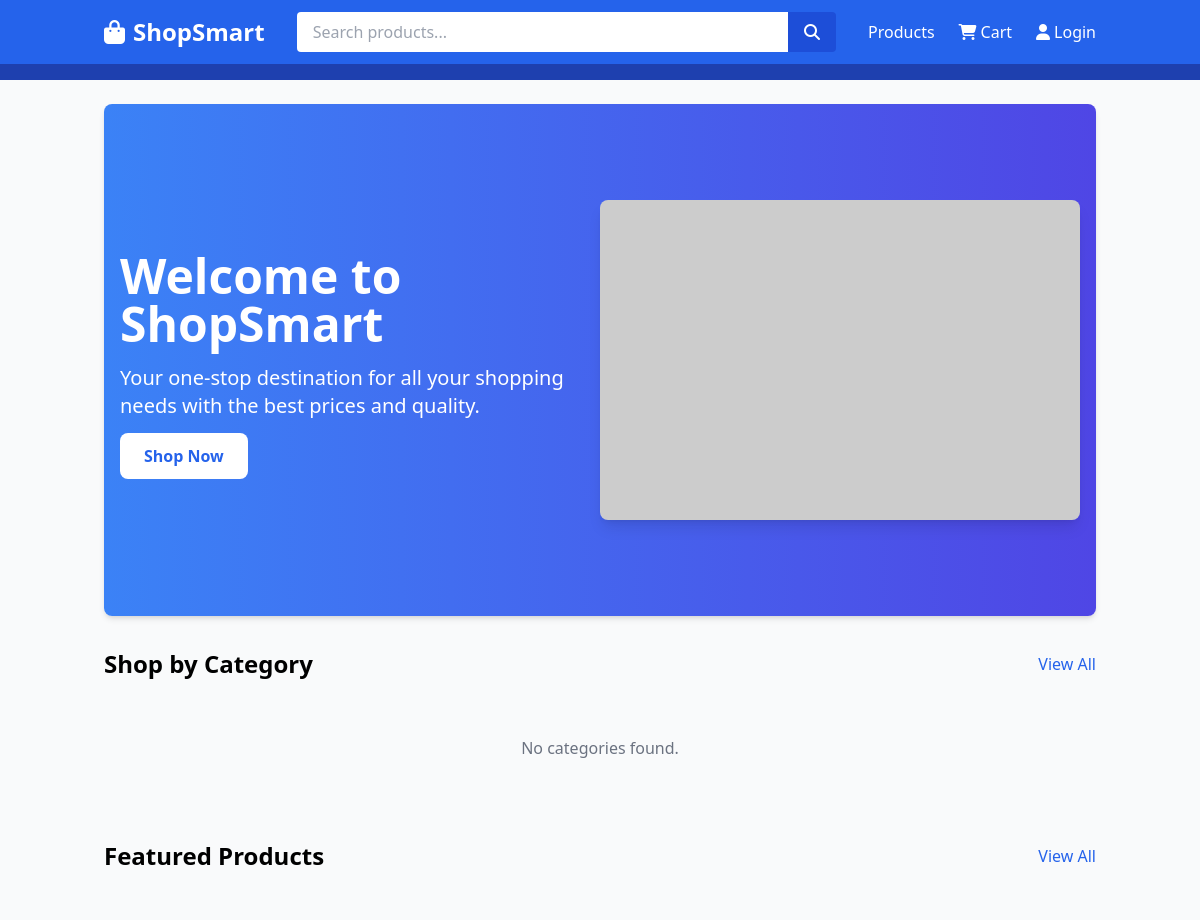
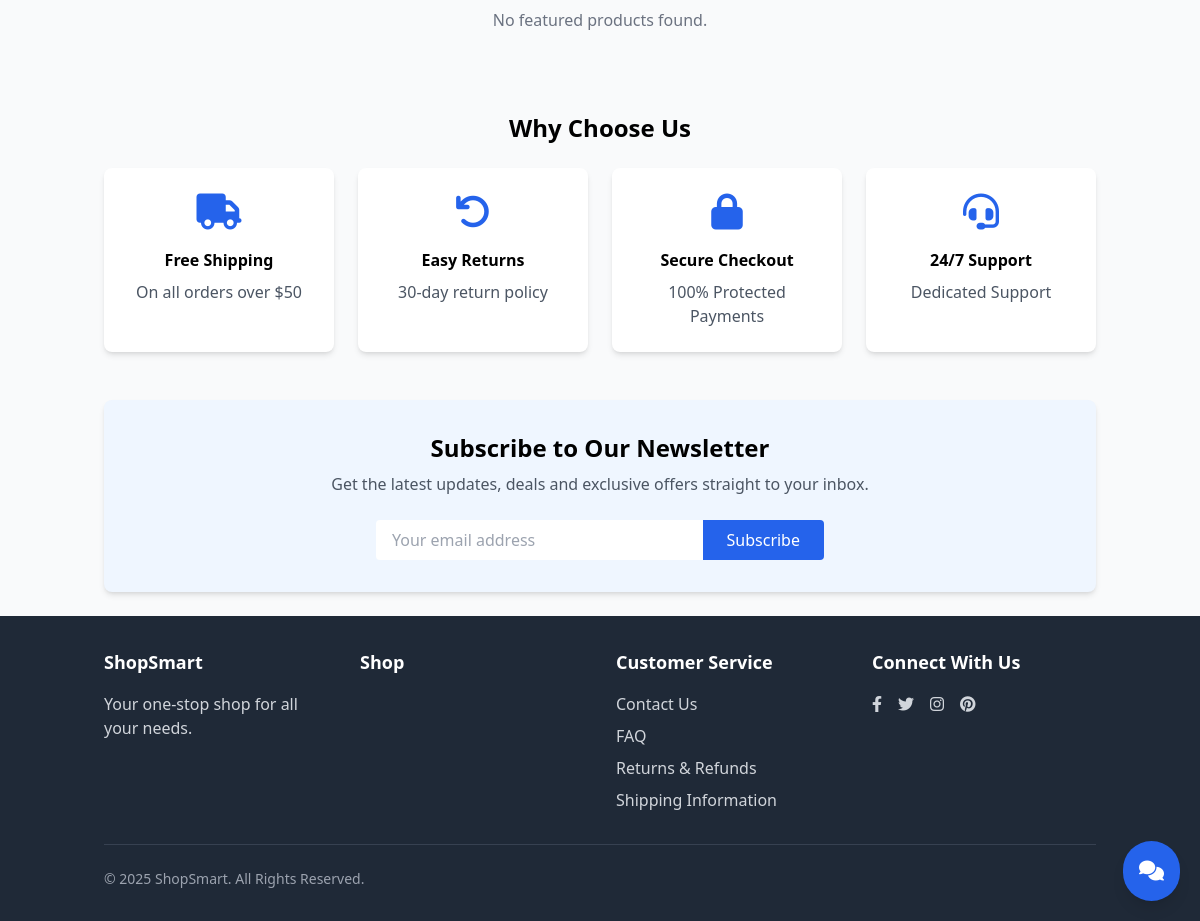
Page /shop/ on the earlier database version (2 pictures, top to bottom).
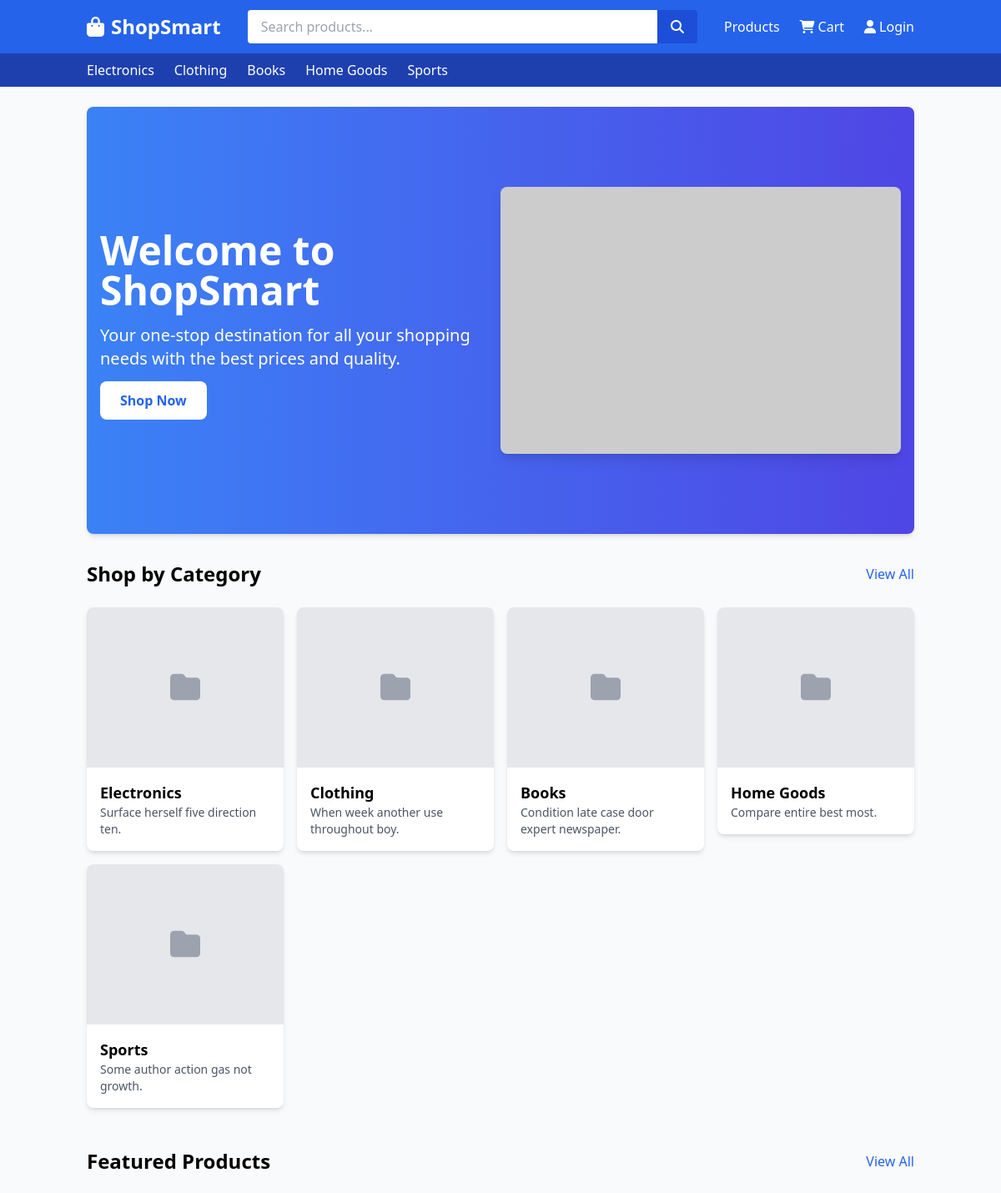
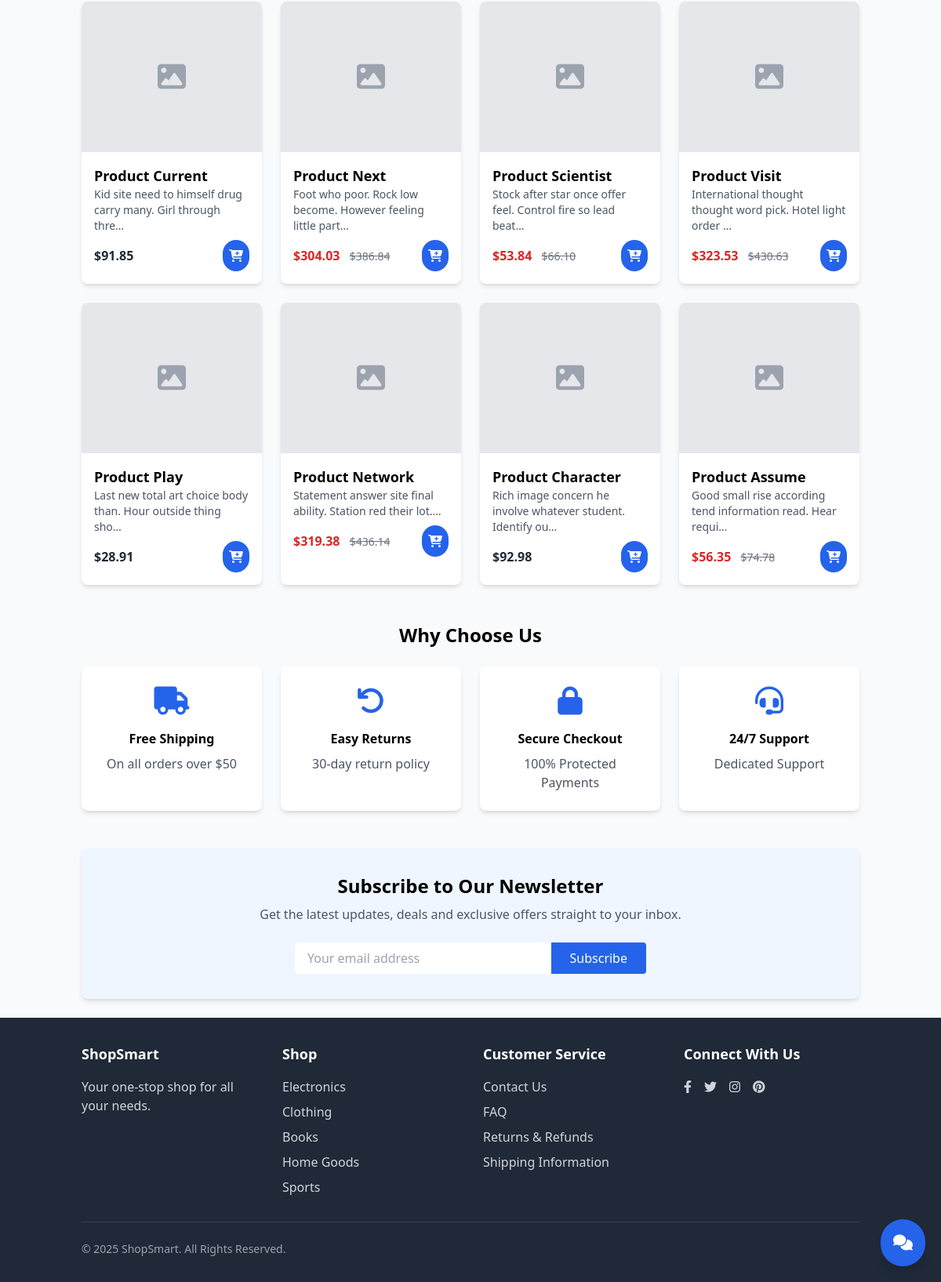
Same page on the later database version (2 pictures, top to bottom).
### ecommerce/models.py (models this page shows, shortened)
class Category(models.Model):
    name = models.CharField(max_length=100)
    slug = models.SlugField(unique=True, blank=True)
    description = models.TextField(blank=True)
    image = models.ImageField(upload_to='categories/', blank=True, null=True)
    is_active = models.BooleanField(default=True)
    created_at = models.DateTimeField(auto_now_add=True)
    updated_at = models.DateTimeField(auto_now=True)
    class Meta:
        verbose_name_plural = 'Categories'

class Product(models.Model):
    category = models.ForeignKey(Category, on_delete=models.CASCADE, related_name='products')
    name = models.CharField(max_length=255)
    slug = models.SlugField(unique=True, blank=True)
    description = models.TextField()
    price = models.DecimalField(max_digits=10, decimal_places=2)
    sale_price = models.DecimalField(max_digits=10, decimal_places=2, null=True, blank=True)
    sku = models.CharField(max_length=50, unique=True)
    image = models.ImageField(upload_to='products/', blank=True, null=True)
    stock = models.PositiveIntegerField(default=0)
    is_active = models.BooleanField(default=True)
    is_featured = models.BooleanField(default=False)
    created_at = models.DateTimeField(auto_now_add=True)
    updated_at = models.DateTimeField(auto_now=True)

### ecommerce/views.py (the view)
# urls.py: 2. Add a URL to urlpatterns:  path('', views.home, name='home')
def home(request):
    featured_products = Product.objects.filter(is_active=True, is_featured=True)[:8]
    categories = Category.objects.filter(is_active=True)
    context = {
        'featured_products': featured_products,
        'categories': categories,
    }
    return render(request, 'ecommerce/home.html', context)

### ecommerce/templates/ecommerce/home.html (shortened to what this page needs)
{% extends 'ecommerce/base.html' %}
{% block content %}
    <div class="bg-gradient-to-r from-blue-500 to-indigo-600 text-white rounded-lg shadow-md mb-8">
        <div class="container mx-auto px-4 py-16 md:py-24 flex flex-col md:flex-row items-center">
            <div class="md:w-1/2 mb-8 md:mb-0">
                <h1 class="text-4xl md:text-5xl font-bold mb-4">Welcome to ShopSmart</h1>
                <p class="text-xl mb-6">Your one-stop destination for all your shopping needs with the best prices and quality.</p>
                <a href="{% url 'ecommerce:product_list' %}" class="bg-white text-blue-600 font-bold py-3 px-6 rounded-lg hover:bg-gray-100 transition">Shop Now</a>
            </div>
            <div class="md:w-1/2 flex justify-center">
                <img src="https://via.placeholder.com/600x400" alt="Hero" class="rounded-lg shadow-lg">
            </div>
        </div>
    </div>
    <div class="mb-12">
        <div class="flex justify-between items-center mb-6">
            <h2 class="text-2xl font-bold">Shop by Category</h2>
            <a href="{% url 'ecommerce:product_list' %}" class="text-blue-600 hover:text-blue-800">View All</a>
        </div>
        <div class="grid grid-cols-2 md:grid-cols-3 lg:grid-cols-4 gap-4">
            {% for category in categories %}
                <a href="{% url 'ecommerce:product_list_by_category' category.slug %}" class="group">
                    <div class="bg-white rounded-lg shadow-md overflow-hidden group-hover:shadow-lg transition">
                        {% if category.image %}
                            <img src="{{ category.image.url }}" alt="{{ category.name }}" class="w-full h-48 object-cover">
                        {% else %}
                            <div class="w-full h-48 bg-gray-200 flex items-center justify-center">
                                <i class="fas fa-folder text-gray-400 text-4xl"></i>
                            </div>
                        {% endif %}
                        <div class="p-4">
                            <h3 class="font-bold text-lg group-hover:text-blue-600">{{ category.name }}</h3>
                            <p class="text-gray-600 text-sm">{{ category.description|truncatechars:60 }}</p>
                        </div>
                    </div>
                </a>
            {% empty %}
                <p class="text-gray-500 col-span-full text-center py-8">No categories found.</p>
            {% endfor %}
        </div>
    </div>
    <div class="mb-12">
        <div class="flex justify-between items-center mb-6">
            <h2 class="text-2xl font-bold">Featured Products</h2>
            <a href="{% url 'ecommerce:product_list' %}?featured=true" class="text-blue-600 hover:text-blue-800">View All</a>
        </div>
        <div class="grid grid-cols-1 md:grid-cols-2 lg:grid-cols-4 gap-6">
            {% for product in featured_products %}
                <div class="bg-white rounded-lg shadow-md overflow-hidden hover:shadow-lg transition">
                    <a href="{% url 'ecommerce:product_detail' product.slug %}">
                        {% if product.image %}
                            <img src="{{ product.image.url }}" alt="{{ product.name }}" class="w-full h-48 object-cover">
                        {% else %}
                            <div class="w-full h-48 bg-gray-200 flex items-center justify-center">
                                <i class="fas fa-image text-gray-400 text-4xl"></i>
                            </div>
                        {% endif %}
                    </a>
                    <div class="p-4">
                        <a href="{% url 'ecommerce:product_detail' product.slug %}">
                            <h3 class="font-bold text-lg hover:text-blue-600">{{ product.name }}</h3>
                        </a>
                        <p class="text-gray-600 text-sm mb-2">{{ product.description|truncatechars:60 }}</p>
                        <div class="flex justify-between items-center">
                            <div>
                                {% if product.sale_price %}
                                    <span class="text-red-600 font-bold">${{ product.sale_price }}</span>
                                    <span class="text-gray-500 line-through text-sm ml-2">${{ product.price }}</span>
                                {% else %}
                                    <span class="text-gray-800 font-bold">${{ product.price }}</span>
                                {% endif %}
                            </div>
                            <form action="{% url 'ecommerce:add_to_cart' %}" method="post">
                                <button type="submit" class="bg-blue-600 text-white p-2 rounded-full hover:bg-blue-700" title="Add to Cart">
                                    <i class="fas fa-cart-plus"></i>
                                </button>
                            </form>
                        </div>
                    </div>
                </div>
            {% empty %}
                <p class="text-gray-500 col-span-full text-center py-8">No featured products found.</p>
            {% endfor %}
        </div>
    </div>
    <div class="mb-12">
        <h2 class="text-2xl font-bold mb-6 text-center">Why Choose Us</h2>
        <div class="grid grid-cols-1 md:grid-cols-4 gap-6 text-center">
            <div class="bg-white p-6 rounded-lg shadow-md">
                <div class="text-blue-600 text-4xl mb-4">
                    <i class="fas fa-truck"></i>
                </div>
                <h3 class="font-bold mb-2">Free Shipping</h3>
                <p class="text-gray-600">On all orders over $50</p>
            </div>
            <div class="bg-white p-6 rounded-lg shadow-md">
                <div class="text-blue-600 text-4xl mb-4">
                    <i class="fas fa-undo"></i>
                </div>
                <h3 class="font-bold mb-2">Easy Returns</h3>
                <p class="text-gray-600">30-day return policy</p>
            </div>
            <div class="bg-white p-6 rounded-lg shadow-md">
                <div class="text-blue-600 text-4xl mb-4">
                    <i class="fas fa-lock"></i>
                </div>
                <h3 class="font-bold mb-2">Secure Checkout</h3>
                <p class="text-gray-600">100% Protected Payments</p>
            </div>
            <div class="bg-white p-6 rounded-lg shadow-md">
                <div class="text-blue-600 text-4xl mb-4">
                    <i class="fas fa-headset"></i>
                </div>
                <h3 class="font-bold mb-2">24/7 Support</h3>
                <p class="text-gray-600">Dedicated Support</p>
            </div>
        </div>
    </div>
    <div class="bg-blue-50 p-8 rounded-lg shadow-md">
        <div class="text-center mb-6">
            <h2 class="text-2xl font-bold mb-2">Subscribe to Our Newsletter</h2>
            <p class="text-gray-600">Get the latest updates, deals and exclusive offers straight to your inbox.</p>
        </div>
        <form class="max-w-md mx-auto flex">
            <input type="email" placeholder="Your email address" class="flex-grow px-4 py-2 rounded-l focus:outline-none">
            <button type="submit" class="bg-blue-600 text-white px-6 py-2 rounded-r hover:bg-blue-700">Subscribe</button>
        </form>
    </div>
{% endblock %}

### ecommerce/templates/ecommerce/base.html (shortened to what this page needs)
<!DOCTYPE html>
<html lang="en">
<head>
    <script src="https://cdn.tailwindcss.com"></script>
    <link rel="stylesheet" href="https://cdnjs.cloudflare.com/ajax/libs/font-awesome/6.4.0/css/all.min.css">
</head>
<body class="bg-gray-50 flex flex-col min-h-screen">
    <header class="bg-blue-600 text-white">
        <div class="container mx-auto px-4 py-3">
            <div class="flex items-center justify-between">
                <div>
                    <a href="{% url 'ecommerce:home' %}" class="flex items-center text-2xl font-bold">
                        <i class="fas fa-shopping-bag mr-2"></i>
                        <span>ShopSmart</span>
                    </a>
                </div>
                <div class="hidden md:block flex-1 mx-8">
                    <form action="{% url 'ecommerce:product_list' %}" method="get" class="flex">
                        <input type="text" name="q" placeholder="Search products..." class="w-full px-4 py-2 rounded-l text-gray-800 focus:outline-none">
                        <button type="submit" class="bg-blue-700 px-4 py-2 rounded-r hover:bg-blue-800">
                            <i class="fas fa-search"></i>
                        </button>
                    </form>
                </div>
                <nav class="flex items-center space-x-6">
                    <a href="{% url 'ecommerce:product_list' %}" class="hover:text-blue-200 hidden md:block">Products</a>
                    <a href="{% url 'ecommerce:cart' %}" class="flex items-center hover:text-blue-200">
                        <i class="fas fa-shopping-cart mr-1"></i>
                        <span class="hidden md:inline">Cart</span>
                    </a>
                    {% if user.is_authenticated %}
                        <div class="relative group">
                            <button class="flex items-center hover:text-blue-200">
                                <i class="fas fa-user mr-1"></i>
                                <span class="hidden md:inline">Account</span>
                            </button>
                            <div class="absolute right-0 top-full mt-2 w-48 bg-white rounded-md shadow-lg py-1 z-20 hidden group-hover:block">
                                <a href="{% url 'ecommerce:my_orders' %}" class="block px-4 py-2 text-sm text-gray-700 hover:bg-blue-100">My Orders</a>
                                <a href="#" class="block px-4 py-2 text-sm text-gray-700 hover:bg-blue-100">Profile</a>
                                <a href="#" class="block px-4 py-2 text-sm text-gray-700 hover:bg-blue-100">Logout</a>
                            </div>
                        </div>
                    {% else %}
                        <a href="#" class="flex items-center hover:text-blue-200">
                            <i class="fas fa-user mr-1"></i>
                            <span class="hidden md:inline">Login</span>
                        </a>
                    {% endif %}
                </nav>
            </div>
        </div>
    </header>
    <div class="bg-blue-800 text-white py-2 hidden md:block">
        <div class="container mx-auto px-4">
            <div class="flex space-x-6">
                {% for category in categories %}
                    <a href="{% url 'ecommerce:product_list_by_category' category.slug %}" class="hover:text-blue-200">{{ category.name }}</a>
                {% endfor %}
            </div>
        </div>
    </div>
    <main class="container mx-auto px-4 py-6 flex-grow">
        {% block content %}{% endblock %}
    </main>
    <footer class="bg-gray-800 text-white py-8">
        <div class="container mx-auto px-4">
            <div class="grid grid-cols-1 md:grid-cols-4 gap-8">
                <div>
                    <h3 class="text-lg font-bold mb-4">ShopSmart</h3>
                    <p class="text-gray-300">Your one-stop shop for all your needs.</p>
                </div>
                <div>
                    <h3 class="text-lg font-bold mb-4">Shop</h3>
                    <ul class="space-y-2">
                        {% for category in categories %}
                            <li><a href="{% url 'ecommerce:product_list_by_category' category.slug %}" class="text-gray-300 hover:text-white">{{ category.name }}</a></li>
                        {% endfor %}
                    </ul>
                </div>
                <div>
                    <h3 class="text-lg font-bold mb-4">Customer Service</h3>
                    <ul class="space-y-2">
                        <li><a href="#" class="text-gray-300 hover:text-white">Contact Us</a></li>
                        <li><a href="#" class="text-gray-300 hover:text-white">FAQ</a></li>
                        <li><a href="#" class="text-gray-300 hover:text-white">Returns & Refunds</a></li>
                        <li><a href="#" class="text-gray-300 hover:text-white">Shipping Information</a></li>
                    </ul>
                </div>
                <div>
                    <h3 class="text-lg font-bold mb-4">Connect With Us</h3>
                    <div class="flex space-x-4">
                        <a href="#" class="text-gray-300 hover:text-white"><i class="fab fa-facebook-f"></i></a>
                        <a href="#" class="text-gray-300 hover:text-white"><i class="fab fa-twitter"></i></a>
                        <a href="#" class="text-gray-300 hover:text-white"><i class="fab fa-instagram"></i></a>
                        <a href="#" class="text-gray-300 hover:text-white"><i class="fab fa-pinterest"></i></a>
                    </div>
                </div>
            </div>
            <div class="border-t border-gray-700 mt-8 pt-6 text-sm text-gray-400">
                <p>© {% now "Y" %} ShopSmart. All Rights Reserved.</p>
            </div>
        </div>
    </footer>
    <a href="{% url 'chat' %}" class="chat-button bg-blue-600 hover:bg-blue-700 text-white p-4 rounded-full shadow-lg transition">
        <i class="fas fa-comments text-xl"></i>
    </a>
</body>
</html>

### ecommerce/templates/ecommerce/base.html (style rules this page uses)
.chat-button { position: fixed; bottom: 20px; right: 20px; z-index: 100; }

Differences in the rows shown:
added Category: name "Electronics", description "Surface herself five direction ten."
added Category: name "Clothing", description "When week another use throughout boy."
added Category: name "Books", description "Condition late case door expert newspaper."
added Category: name "Home Goods", description "Compare entire best most."
added Category: name "Sports", description "Some author action gas not growth."
added Product: name "Product Current", description "Kid site need to himself drug carry many. Girl through thre…", price "91.85"
added Product: name "Product Next", description "Foot who poor. Rock low become. However feeling little part…", sale_price "304.03", price "386.84"
added Product: name "Product Scientist", description "Stock after star once offer feel. Control fire so lead beat…", sale_price "53.84", price "66.10"
added Product: name "Product Visit", description "International thought thought word pick. Hotel light order …", sale_price "323.53", price "430.63"
added Product: name "Product Play", description "Last new total art choice body than. Hour outside thing sho…", price "28.91"
added Product: name "Product Network", description "Statement answer site final ability. Station red their lot.…", sale_price "319.38", price "436.14"
added Product: name "Product Character", description "Rich image concern he involve whatever student. Identify ou…", price "92.98"
added Product: name "Product Assume", description "Good small rise according tend information read. Hear requi…", sale_price "56.35", price "74.78"
Other differences:
text no longer shown: "No categories found. No featured products found."
